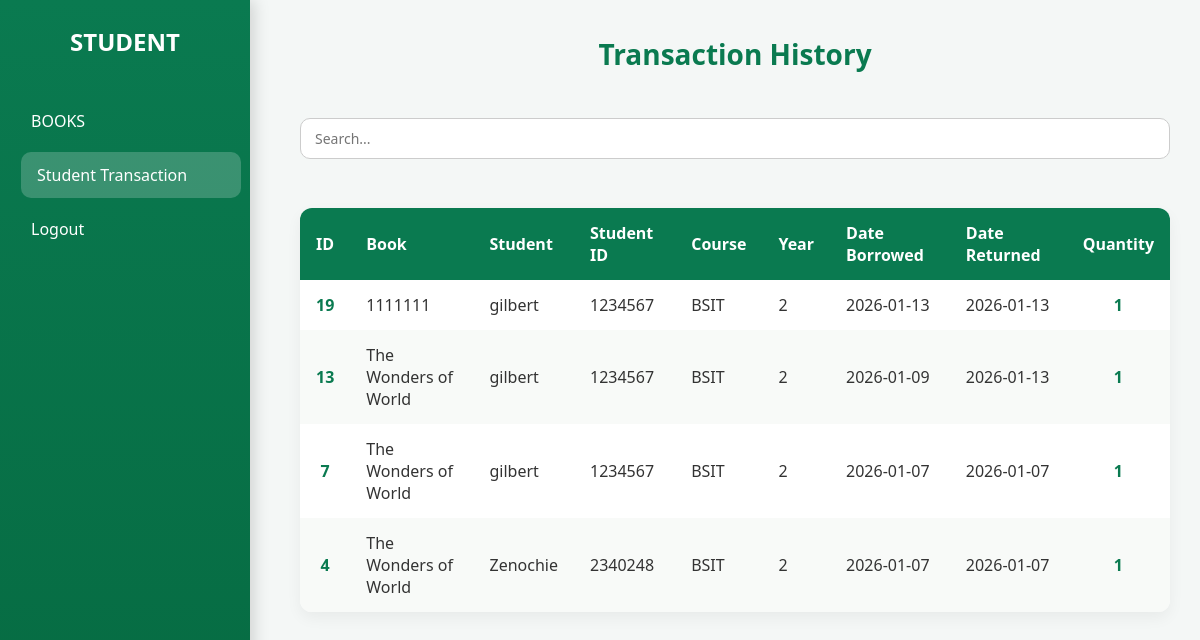
Before: /pisti/student_transaction.php (signed in) with the older database file.
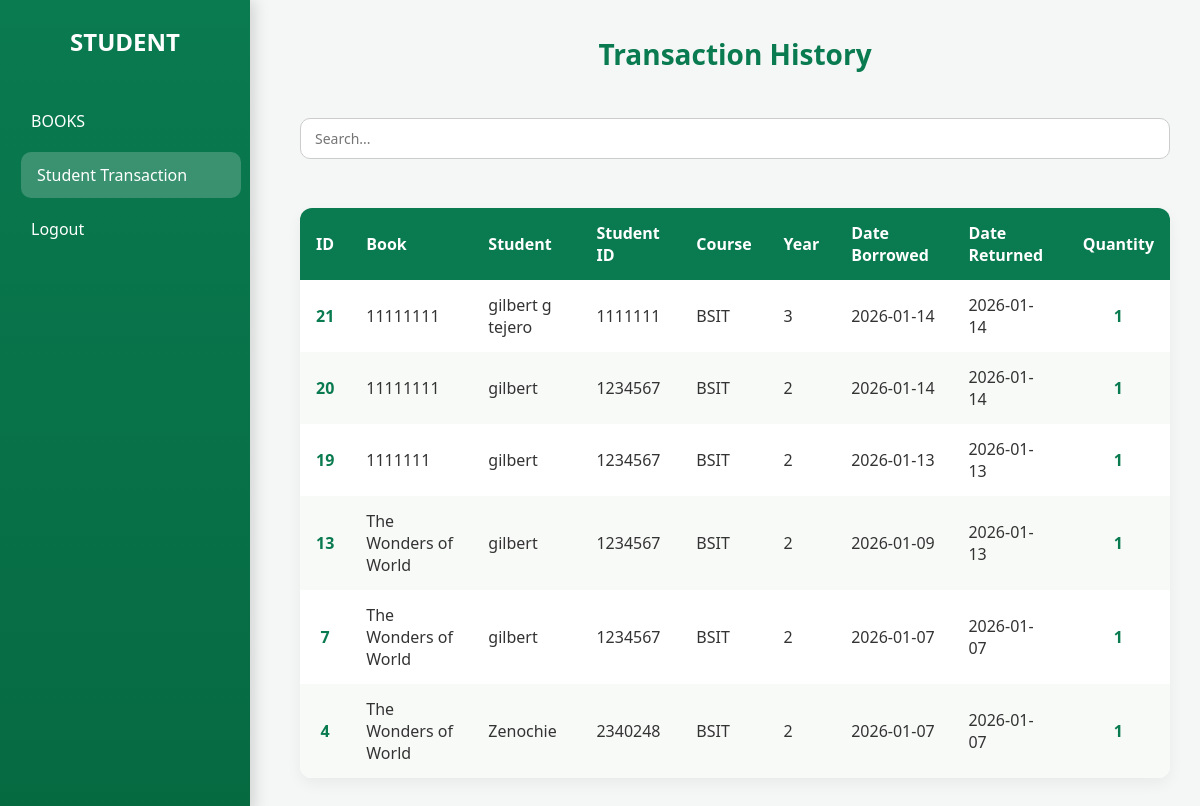
After: the same page with the newer database file.
### tables this page shows
CREATE TABLE `transactions` (
  `transaction_id` int(11) NOT NULL,
  `student_id` int(7) NOT NULL,
  `book_id` int(11) NOT NULL,
  `date_borrowed` date NOT NULL,
  `date_returned` date DEFAULT NULL,
  `quantity` int(11) DEFAULT 1
);

CREATE TABLE `books` (
  `book_id` int(11) NOT NULL,
  `Title` varchar(255) NOT NULL,
  `category` varchar(100) NOT NULL,
  `status` enum('Available','Borrowed','Defective','Out of Stock') DEFAULT 'Available',
  `volume` int(11) NOT NULL,
  `available` int(11) DEFAULT 0,
  `borrowed` int(11) DEFAULT 0,
  `Author` varchar(255) NOT NULL,
  `Accession_Number` int(15) NOT NULL,
  `Book_Year` int(254) NOT NULL,
  `Publisher` varchar(255) NOT NULL,
  `Shelf_Location` varchar(255) NOT NULL
);

CREATE TABLE `students` (
  `student_id` int(7) NOT NULL,
  `student_name` varchar(255) NOT NULL,
  `course` varchar(100) NOT NULL,
  `phone_number` varchar(20) NOT NULL,
  `year` int(11) NOT NULL,
  `borrower_type` varchar(255) NOT NULL
);

### pisti/student_transaction.php (the view, shortened to what this page needs)
<?php
include "db.php";
$sql = "
    SELECT t.transaction_id,
           t.date_borrowed,
           t.date_returned,
           t.quantity,
           s.student_name,
           s.student_id,
           s.course,
           s.year,
           b.Title
    FROM transactions t
    LEFT JOIN students s ON t.student_id = s.student_id
    LEFT JOIN books b ON t.book_id = b.book_id
    ORDER BY t.transaction_id DESC
";
$transactions = $conn->query($sql);
?>
<!DOCTYPE html>
<html>
<head>
    <link rel="stylesheet" href="style.css">
</head>
<body>
<aside class="sidebar">
    <h2>STUDENT</h2>
    <ul>
        <li><a href="Books.php">BOOKS</a></li>
        <li><a href="student_transaction.php" class="active">Student Transaction</a></li>
        <li><a href="logout.php">Logout</a></li>
    </ul>
</aside>
<div class="main">
    <h1>Transaction History</h1>
    <input type="text" id="searchInput" placeholder="Search..." onkeyup="searchTable()">
    <table id="transactionTable">
        <thead>
            <tr>
                <th>ID</th>
                <th>Book</th>
                <th>Student</th>
                <th>Student ID</th>
                <th>Course</th>
                <th>Year</th>
                <th>Date Borrowed</th>
                <th>Date Returned</th>
                <th>Quantity</th>
            </tr>
        </thead>
        <tbody>
            <?php while($row = $transactions->fetch_assoc()): ?>
                <tr>
                    <td><?= htmlspecialchars($row['transaction_id']) ?></td>
                    <td><?= htmlspecialchars($row['Title']) ?></td>
                    <td><?= htmlspecialchars($row['student_name']) ?></td>
                    <td><?= htmlspecialchars($row['student_id']) ?></td>
                    <td><?= htmlspecialchars($row['course']) ?></td>
                    <td><?= htmlspecialchars($row['year']) ?></td>
                    <td><?= htmlspecialchars($row['date_borrowed']) ?></td>
                    <td><?= htmlspecialchars($row['date_returned'] ?? '-') ?></td>
                    <td><?= htmlspecialchars($row['quantity']) ?></td>
                </tr>
            <?php endwhile; ?>
        </tbody>
    </table>
</div>
</body>
</html>

Changed rows visible on the page:
added transactions: transaction_id "21", book.Title "11111111", student.student_name "gilbert g tejero", student.student_id "1111111", student.course "BSIT", student.year "3", date_borrowed "2026-01-14", date_returned "2026-01-14", quantity "1"
added transactions: transaction_id "20", book.Title "11111111", student.student_name "gilbert", student.student_id "1234567", student.course "BSIT", student.year "2", date_borrowed "2026-01-14", date_returned "2026-01-14", quantity "1"
